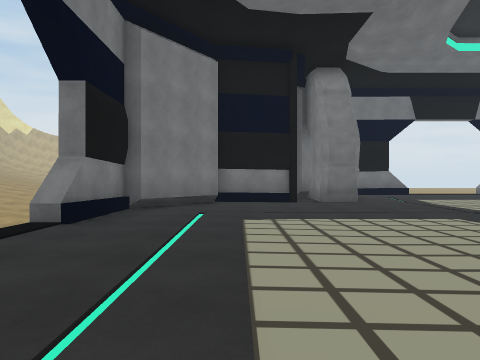
View 1 (above)

16 first-person views from a walk through a Unity game level. The camera is 1.2 m above the floor, looks level and sees 70° across. The floor is counted in squares, 2 m on a side. Each view is taken from the middle of a square. On the plan, view 1 faces up. The plan holds only what a view shows up to about 10 squares ahead; the rest is blank. The place goes on beyond the plan. The player is left out. Surface patterns are stand-ins for the level's own textures.

View 2
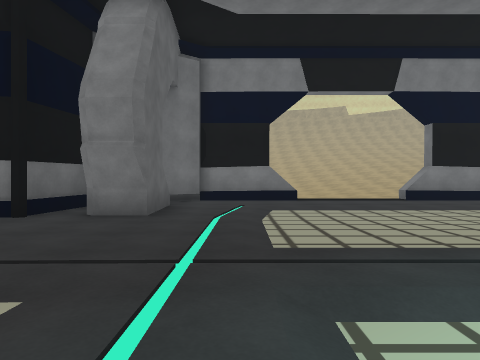

View 3
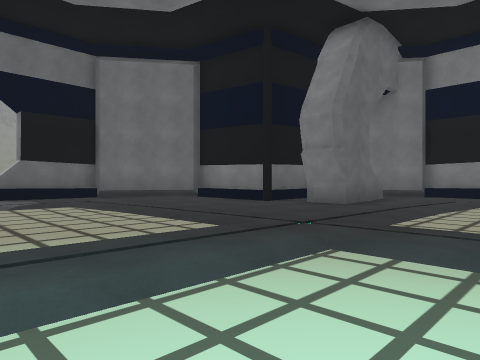

View 4
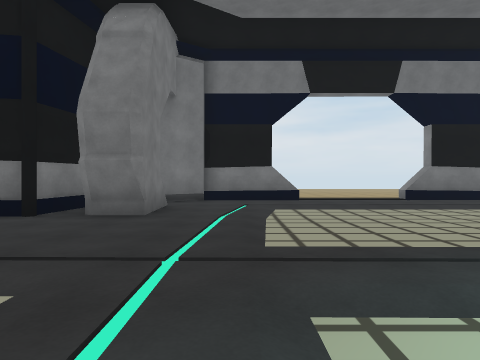

View 5
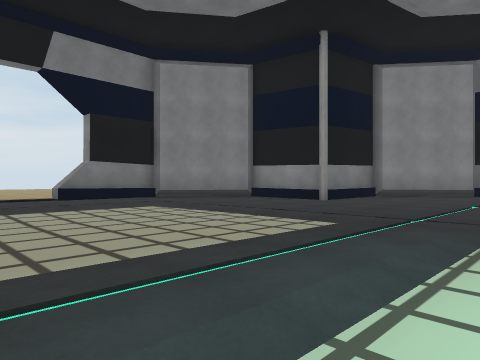

View 6
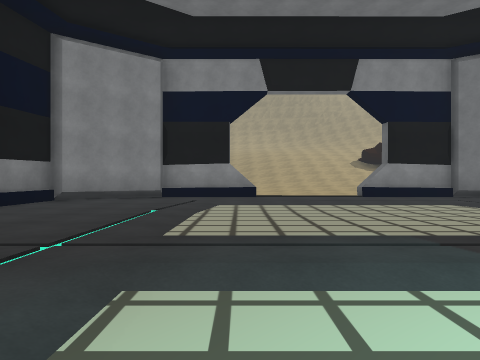

View 7
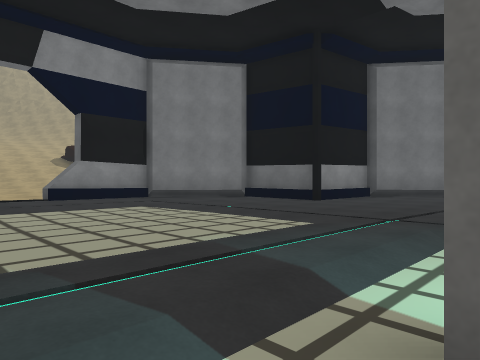

View 8
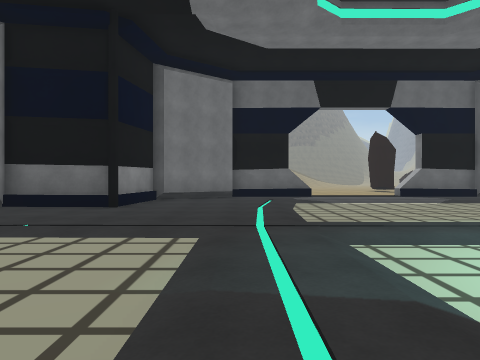

View 9
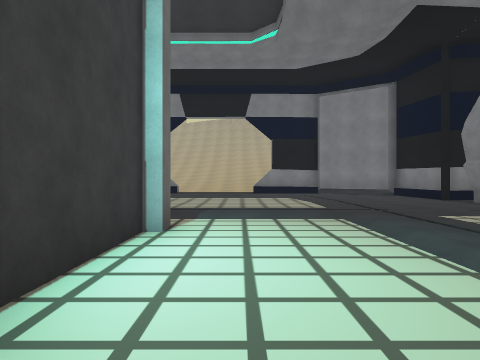

View 10
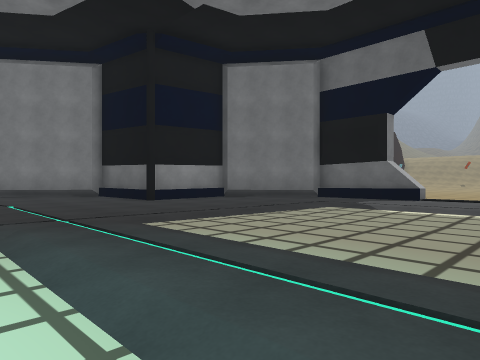

View 11
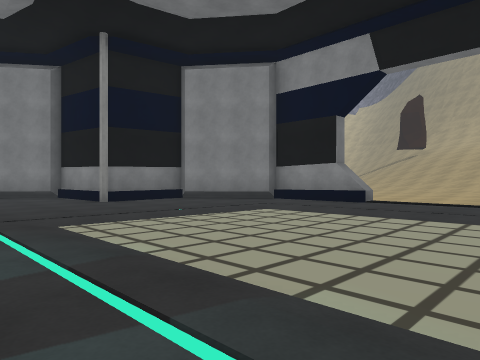

View 12
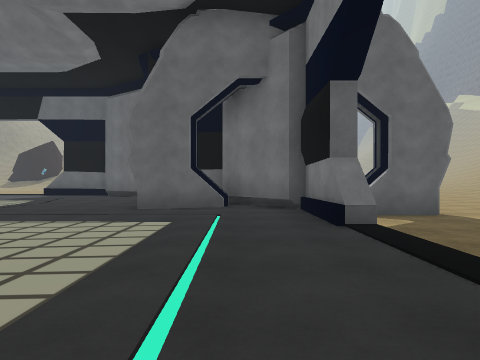

View 13
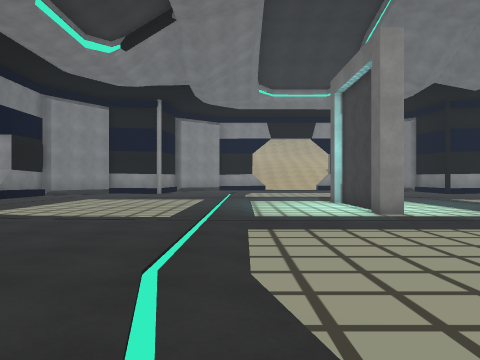

View 14
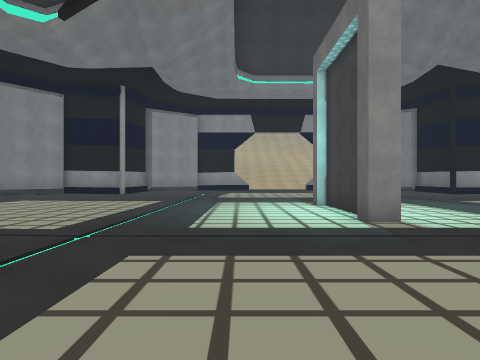

View 15
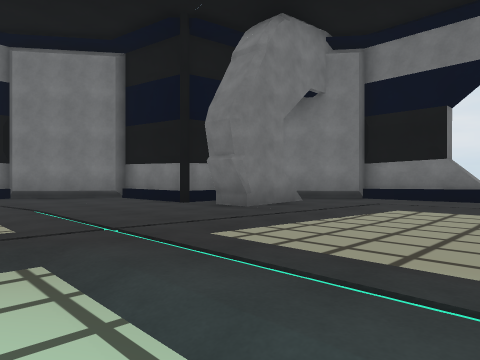

View 16
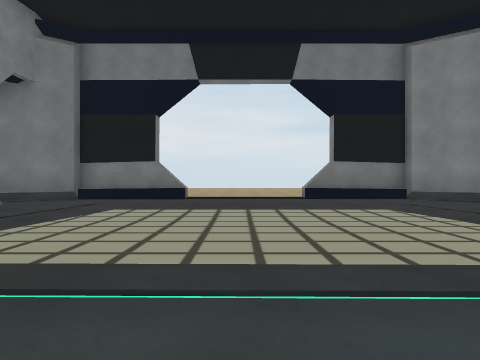

### Floor plan
Key: @ floor where view 1 was taken; # wall or solid block; . main floor; - floor 0.25 m lower than the main floor; / step, stairs or slope; ^ raised ledge.
Columns run from 5 left of view 1 to 19 right of it. Each row starts with its distance up from view 1.
 14          ###///####
 13         ##........##
 12         #..........##
 11        ##...........#
 10      ####..-----....###
  9     ##.....------.....##
  8    ##......------......##
  7  -##....................#
  6  -#......../............#
  5   #....--..-----/.---...^
  4   /....--..-----/.---.../
  3   /....--..-####/.---.../
  2  -/....--..-----/.---.../
  1 --#....--..-----/.---...#
  0 --#..@..................#
 -1 --##...................##
 -2 ## ####....-----.......#
 -3     ##.....-----.....###
 -4      ###...-----....##
 -5        #............#
 -6        ##..........##
 -7         ##.. .....##

Positions as (right, up) in squares from view 1, and headings:
1: (0, 0), facing up
2: (7, 0), facing left
3: (8, 2), facing down-left
4: (5, 4), facing up
5: (7, 5), facing up-right
6: (9, 5), facing right
7: (10, 4), facing down-right
8: (12, 4), facing down
9: (11, 4), facing left
10: (7, 1), facing down-right
11: (11, 1), facing up-right
12: (-1, 6), facing down
13: (-1, 6), facing right
14: (1, 5), facing right
15: (8, 5), facing up-left
16: (8, 5), facing up
